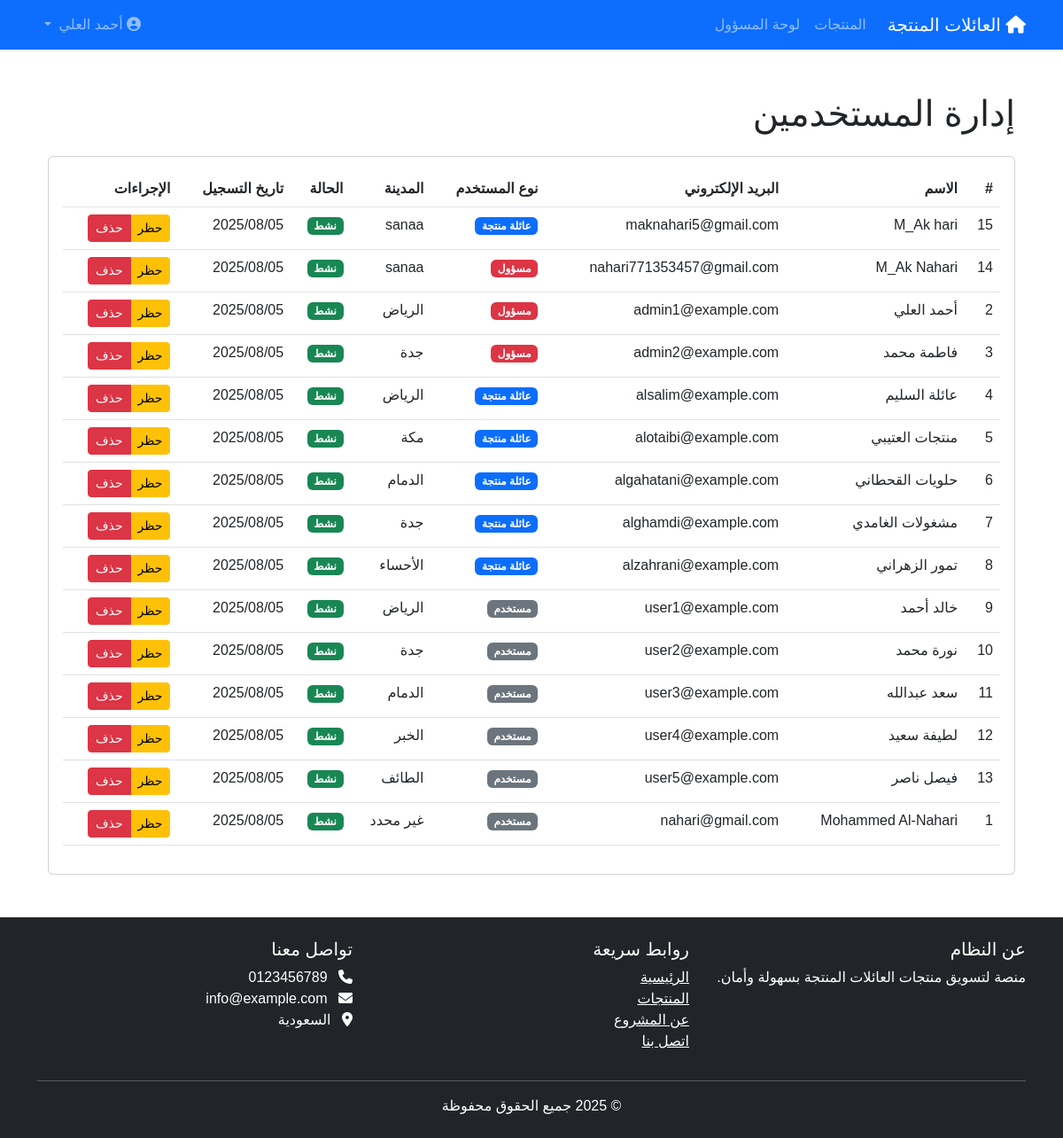
Page /admin/manage_users.php (signed in) on the committed database.
### tables this page shows
CREATE TABLE `users` (
  `id` int NOT NULL AUTO_INCREMENT,
  `full_name` varchar(100) NOT NULL,
  `email` varchar(100) NOT NULL,
  `password` varchar(255) NOT NULL,
  `user_type` enum('user','family','admin') NOT NULL,
  `city` varchar(100) DEFAULT NULL,
  `phone` varchar(20) DEFAULT NULL,
  `status` enum('active','pending','blocked') DEFAULT 'pending',
  `approval_status` enum('pending','approved','rejected') DEFAULT 'pending',
  `created_at` datetime DEFAULT CURRENT_TIMESTAMP,
  PRIMARY KEY (`id`),
  UNIQUE KEY `email` (`email`)
);

### includes/functions.php (called while the page is built, shortened)
<?php
function getUserTypeText($type) {
    return [
        'admin' => 'مسؤول',
        'family' => 'عائلة منتجة',
        'user' => 'مستخدم'
    ][$type] ?? $type;
}
function getUserStatusText($status) {
    return [
        'active' => 'نشط',
        'pending' => 'قيد الانتظار',
        'blocked' => 'محظور'
    ][$status] ?? $status;
}

### admin/manage_users.php (the view, shortened to what this page needs)
<?php
require_once __DIR__ . '/../config/db.php';
try {
    $stmt = $pdo->query("SELECT * FROM users ORDER BY created_at DESC");
    $users = $stmt->fetchAll();
} catch (PDOException $e) {
    error_log("Manage users error: " . $e->getMessage());
    $error = "حدث خطأ في جلب البيانات";
}
include '../includes/header.php';
?>
<div class="container mt-5">
    <h1 class="mb-4">إدارة المستخدمين</h1>
    <div class="card">
        <div class="card-body">
            <div class="table-responsive">
                <table class="table table-hover">
                    <thead>
                        <tr>
                            <th>#</th>
                            <th>الاسم</th>
                            <th>البريد الإلكتروني</th>
                            <th>نوع المستخدم</th>
                            <th>المدينة</th>
                            <th>الحالة</th>
                            <th>تاريخ التسجيل</th>
                            <th>الإجراءات</th>
                        </tr>
                    </thead>
                    <tbody>
                        <?php foreach($users ?? [] as $user): ?>
                        <tr>
                            <td><?= $user['id'] ?></td>
                            <td><?= htmlspecialchars($user['full_name']) ?></td>
                            <td><?= htmlspecialchars($user['email']) ?></td>
                            <td>
                                <span class="badge <?=
                                    $user['user_type'] === 'admin' ? 'bg-danger' :
                                    ($user['user_type'] === 'family' ? 'bg-primary' : 'bg-secondary')
                                ?>">
                                    <?= getUserTypeText($user['user_type']) ?>
                                </span>
                            </td>
                            <td><?= htmlspecialchars($user['city'] ?? 'غير محدد') ?></td>
                            <td>
                                <span class="badge <?=
                                    $user['status'] === 'active' ? 'bg-success' :
                                    ($user['status'] === 'blocked' ? 'bg-danger' : 'bg-warning text-dark')
                                ?>">
                                    <?= getUserStatusText($user['status']) ?>
                                </span>
                            </td>
                            <td><?= date('Y/m/d', strtotime($user['created_at'])) ?></td>
                            <td>
                                <div class="btn-group">
                                    <?php if ($user['status'] === 'active'): ?>
                                    <a href="/ene/actions/block_user_action.php?id=<?= $user['id'] ?>" class="btn btn-warning btn-sm">حظر</a>
                                    <?php else: ?>
                                    <a href="/ene/actions/activate_user_action.php?id=<?= $user['id'] ?>" class="btn btn-success btn-sm">تفعيل</a>
                                    <?php endif; ?>
                                    <button class="btn btn-danger btn-sm" onclick="confirmDelete(<?= $user['id'] ?>)">حذف</button>
                                </div>
                            </td>
                        </tr>
                        <?php endforeach; ?>
                    </tbody>
                </table>
            </div>
        </div>
    </div>
</div>
<?php include '../includes/footer.php'; ?>

### assets/css/style.css (style rules this page uses)
body { font-family: 'Cairo', sans-serif; direction: rtl; }

### rows in the picture
users: id "15", full_name "M_Ak hari", email "maknahari5@gmail.com", user_type "عائلة منتجة", city "sanaa", status "نشط", created_at "2025/08/05"
users: id "14", full_name "M_Ak Nahari", email "nahari771353457@gmail.com", user_type "مسؤول", city "sanaa", status "نشط", created_at "2025/08/05"
users: id "2", full_name "أحمد العلي", email "admin1@example.com", user_type "مسؤول", city "الرياض", status "نشط", created_at "2025/08/05"
users: id "3", full_name "فاطمة محمد", email "admin2@example.com", user_type "مسؤول", city "جدة", status "نشط", created_at "2025/08/05"
users: id "4", full_name "عائلة السليم", email "alsalim@example.com", user_type "عائلة منتجة", city "الرياض", status "نشط", created_at "2025/08/05"
users: id "5", full_name "منتجات العتيبي", email "alotaibi@example.com", user_type "عائلة منتجة", city "مكة", status "نشط", created_at "2025/08/05"
users: id "6", full_name "حلويات القحطاني", email "algahatani@example.com", user_type "عائلة منتجة", city "الدمام", status "نشط", created_at "2025/08/05"
users: id "7", full_name "مشغولات الغامدي", email "alghamdi@example.com", user_type "عائلة منتجة", city "جدة", status "نشط", created_at "2025/08/05"
users: id "8", full_name "تمور الزهراني", email "alzahrani@example.com", user_type "عائلة منتجة", city "الأحساء", status "نشط", created_at "2025/08/05"
users: id "9", full_name "خالد أحمد", email "user1@example.com", user_type "مستخدم", city "الرياض", status "نشط", created_at "2025/08/05"
users: id "10", full_name "نورة محمد", email "user2@example.com", user_type "مستخدم", city "جدة", status "نشط", created_at "2025/08/05"
users: id "11", full_name "سعد عبدالله", email "user3@example.com", user_type "مستخدم", city "الدمام", status "نشط", created_at "2025/08/05"
users: id "12", full_name "لطيفة سعيد", email "user4@example.com", user_type "مستخدم", city "الخبر", status "نشط", created_at "2025/08/05"
users: id "13", full_name "فيصل ناصر", email "user5@example.com", user_type "مستخدم", city "الطائف", status "نشط", created_at "2025/08/05"
users: id "1", full_name "Mohammed Al-Nahari", email "nahari@gmail.com", user_type "مستخدم", city "غير محدد", status "نشط", created_at "2025/08/05"

### other values in the picture
$_SESSION['full_name'] "أحمد العلي"
